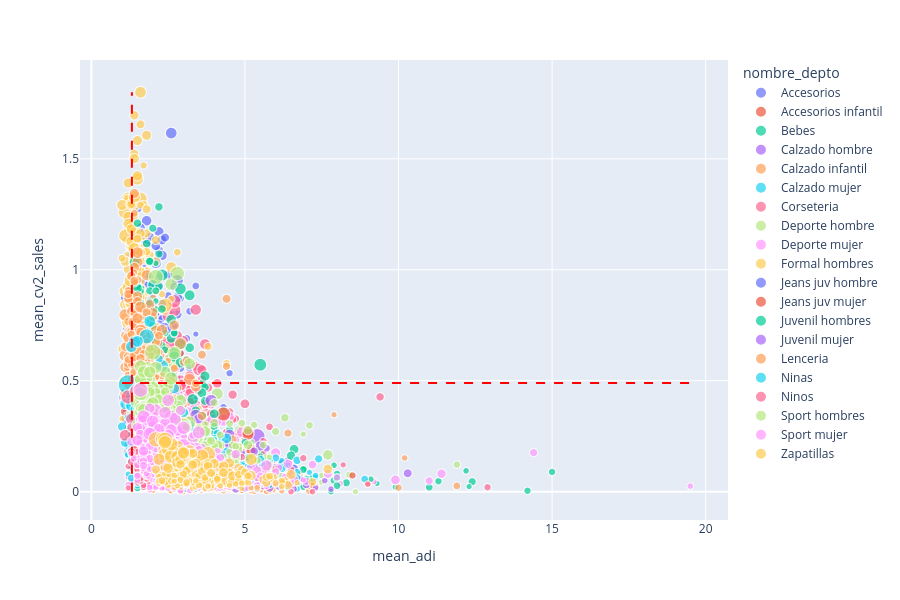

The notebook cell this image was saved under:
### Code cell
graph = demand_summary_by_category_store.query('ano_temporada == "2025" and nombre_temporada in ("Invierno")')[['nombre_depto',
                                                                                                        'nombre_linea',
                                                                                                        'nombre_sucursal',
                                                                                                        'mean_adi',
                                                                                                        'mean_sales',
                                                                                                        'total_units',
                                                                                                        'available_inventory_weeks',
                                                                                                        'mean_cv2_sales']].copy()

graph['total_units_pct'] = (graph['total_units'] / graph.groupby(['nombre_depto','nombre_linea'])['total_units'].transform('sum')).round(3)

graph = graph[graph['total_units_pct'] >= 0.005].copy()

import plotly.express as px

fig = px.scatter(
    graph,
    x='mean_adi',
    y='mean_cv2_sales',
    size='total_units_pct',
    color='nombre_depto',
    hover_data=['nombre_depto','nombre_linea','nombre_sucursal','mean_cv2_sales','total_units','available_inventory_weeks'],
    width=900,
    height=600,
)

# Límites de clasificación
adi_threshold = 1.32
cv2_threshold = 0.49

# Línea vertical (ADI)
fig.add_shape(
    type="line",
    x0=adi_threshold, x1=adi_threshold,
    y0=graph['mean_cv2_sales'].min(), y1=graph['mean_cv2_sales'].max(),
    line=dict(color="red", dash="dash")
)

# Línea horizontal (CV²)
fig.add_shape(
    type="line",
    x0=graph['mean_adi'].min(), x1=graph['mean_adi'].max(),
    y0=cv2_threshold, y1=cv2_threshold,
    line=dict(color="red", dash="dash")
)

# Mostrar gráfico
fig.show()

### Figure 1 — Plotly figure (JSON) as saved in the notebook; plotly's stock layout.template omitted (floating-point values rounded to 4 significant figures; data arrays with more than 128 entries replaced by an {"elided": "..."} marker saying what was removed)
{"data": [{"customdata": {"elided": "1504x5 mixed values"}, "hovertemplate": "nombre_depto=%{customdata[0]}<br>mean_adi=%{x}<br>mean_cv2_sales=%{y}<br>total_units_pct=%{marker.size}<br>nombre_linea=%{customdata[1]}<br>nombre_sucursal=%{customdata[2]}<br>total_units=%{customdata[3]}<br>available_inventory_weeks=%{customdata[4]}<extra></extra>", "legendgroup": "Accesorios", "marker": {"color": "#636efa", "size": {"elided": "1504 float values"}, "sizemode": "area", "sizeref": 0.0001325, "symbol": "circle"}, "mode": "markers", "name": "Accesorios", "showlegend": true, "type": "scattergl", "x": {"elided": "1504 float values"}, "xaxis": "x", "y": {"elided": "1504 float values"}, "yaxis": "y"}, {"customdata": {"elided": "192x5 mixed values"}, "hovertemplate": "nombre_depto=%{customdata[0]}<br>mean_adi=%{x}<br>mean_cv2_sales=%{y}<br>total_units_pct=%{marker.size}<br>nombre_linea=%{customdata[1]}<br>nombre_sucursal=%{customdata[2]}<br>total_units=%{customdata[3]}<br>available_inventory_weeks=%{customdata[4]}<extra></extra>", "legendgroup": "Accesorios infantil", "marker": {"color": "#EF553B", "size": {"elided": "192 float values"}, "sizemode": "area", "sizeref": 0.0001325, "symbol": "circle"}, "mode": "markers", "name": "Accesorios infantil", "showlegend": true, "type": "scattergl", "x": {"elided": "192 float values"}, "xaxis": "x", "y": {"elided": "192 float values"}, "yaxis": "y"}, {"customdata": {"elided": "894x5 mixed values"}, "hovertemplate": "nombre_depto=%{customdata[0]}<br>mean_adi=%{x}<br>mean_cv2_sales=%{y}<br>total_units_pct=%{marker.size}<br>nombre_linea=%{customdata[1]}<br>nombre_sucursal=%{customdata[2]}<br>total_units=%{customdata[3]}<br>available_inventory_weeks=%{customdata[4]}<extra></extra>", "legendgroup": "Bebes", "marker": {"color": "#00cc96", "size": {"elided": "894 float values"}, "sizemode": "area", "sizeref": 0.0001325, "symbol": "circle"}, "mode": "markers", "name": "Bebes", "showlegend": true, "type": "scattergl", "x": {"elided": "894 float values"}, "xaxis": "x", "y": {"elided": "894 float values"}, "yaxis": "y"}, {"customdata": {"elided": "278x5 mixed values"}, "hovertemplate": "nombre_depto=%{customdata[0]}<br>mean_adi=%{x}<br>mean_cv2_sales=%{y}<br>total_units_pct=%{marker.size}<br>nombre_linea=%{customdata[1]}<br>nombre_sucursal=%{customdata[2]}<br>total_units=%{customdata[3]}<br>available_inventory_weeks=%{customdata[4]}<extra></extra>", "legendgroup": "Calzado hombre", "marker": {"color": "#ab63fa", "size": {"elided": "278 float values"}, "sizemode": "area", "sizeref": 0.0001325, "symbol": "circle"}, "mode": "markers", "name": "Calzado hombre", "showlegend": true, "type": "scattergl", "x": {"elided": "278 float values"}, "xaxis": "x", "y": {"elided": "278 float values"}, "yaxis": "y"}, {"customdata": {"elided": "484x5 mixed values"}, "hovertemplate": "nombre_depto=%{customdata[0]}<br>mean_adi=%{x}<br>mean_cv2_sales=%{y}<br>total_units_pct=%{marker.size}<br>nombre_linea=%{customdata[1]}<br>nombre_sucursal=%{customdata[2]}<br>total_units=%{customdata[3]}<br>available_inventory_weeks=%{customdata[4]}<extra></extra>", "legendgroup": "Calzado infantil", "marker": {"color": "#FFA15A", "size": {"elided": "484 float values"}, "sizemode": "area", "sizeref": 0.0001325, "symbol": "circle"}, "mode": "markers", "name": "Calzado infantil", "showlegend": true, "type": "scattergl", "x": {"elided": "484 float values"}, "xaxis": "x", "y": {"elided": "484 float values"}, "yaxis": "y"}, {"customdata": {"elided": "407x5 mixed values"}, "hovertemplate": "nombre_depto=%{customdata[0]}<br>mean_adi=%{x}<br>mean_cv2_sales=%{y}<br>total_units_pct=%{marker.size}<br>nombre_linea=%{customdata[1]}<br>nombre_sucursal=%{customdata[2]}<br>total_units=%{customdata[3]}<br>available_inventory_weeks=%{customdata[4]}<extra></extra>", "legendgroup": "Calzado mujer", "marker": {"color": "#19d3f3", "size": {"elided": "407 float values"}, "sizemode": "area", "sizeref": 0.0001325, "symbol": "circle"}, "mode": "markers", "name": "Calzado mujer", "showlegend": true, "type": "scattergl", "x": {"elided": "407 float values"}, "xaxis": "x", "y": {"elided": "407 float values"}, "yaxis": "y"}, {"customdata": {"elided": "502x5 mixed values"}, "hovertemplate": "nombre_depto=%{customdata[0]}<br>mean_adi=%{x}<br>mean_cv2_sales=%{y}<br>total_units_pct=%{marker.size}<br>nombre_linea=%{customdata[1]}<br>nombre_sucursal=%{customdata[2]}<br>total_units=%{customdata[3]}<br>available_inventory_weeks=%{customdata[4]}<extra></extra>", "legendgroup": "Corseteria", "marker": {"color": "#FF6692", "size": {"elided": "502 float values"}, "sizemode": "area", "sizeref": 0.0001325, "symbol": "circle"}, "mode": "markers", "name": "Corseteria", "showlegend": true, "type": "scattergl", "x": {"elided": "502 float values"}, "xaxis": "x", "y": {"elided": "502 float values"}, "yaxis": "y"}, {"customdata": {"elided": "700x5 mixed values"}, "hovertemplate": "nombre_depto=%{customdata[0]}<br>mean_adi=%{x}<br>mean_cv2_sales=%{y}<br>total_units_pct=%{marker.size}<br>nombre_linea=%{customdata[1]}<br>nombre_sucursal=%{customdata[2]}<br>total_units=%{customdata[3]}<br>available_inventory_weeks=%{customdata[4]}<extra></extra>", "legendgroup": "Deporte hombre", "marker": {"color": "#B6E880", "size": {"elided": "700 float values"}, "sizemode": "area", "sizeref": 0.0001325, "symbol": "circle"}, "mode": "markers", "name": "Deporte hombre", "showlegend": true, "type": "scattergl", "x": {"elided": "700 float values"}, "xaxis": "x", "y": {"elided": "700 float values"}, "yaxis": "y"}, {"customdata": {"elided": "880x5 mixed values"}, "hovertemplate": "nombre_depto=%{customdata[0]}<br>mean_adi=%{x}<br>mean_cv2_sales=%{y}<br>total_units_pct=%{marker.size}<br>nombre_linea=%{customdata[1]}<br>nombre_sucursal=%{customdata[2]}<br>total_units=%{customdata[3]}<br>available_inventory_weeks=%{customdata[4]}<extra></extra>", "legendgroup": "Deporte mujer", "marker": {"color": "#FF97FF", "size": {"elided": "880 float values"}, "sizemode": "area", "sizeref": 0.0001325, "symbol": "circle"}, "mode": "markers", "name": "Deporte mujer", "showlegend": true, "type": "scattergl", "x": {"elided": "880 float values"}, "xaxis": "x", "y": {"elided": "880 float values"}, "yaxis": "y"}, {"customdata": {"elided": "988x5 mixed values"}, "hovertemplate": "nombre_depto=%{customdata[0]}<br>mean_adi=%{x}<br>mean_cv2_sales=%{y}<br>total_units_pct=%{marker.size}<br>nombre_linea=%{customdata[1]}<br>nombre_sucursal=%{customdata[2]}<br>total_units=%{customdata[3]}<br>available_inventory_weeks=%{customdata[4]}<extra></extra>", "legendgroup": "Formal hombres", "marker": {"color": "#FECB52", "size": {"elided": "988 float values"}, "sizemode": "area", "sizeref": 0.0001325, "symbol": "circle"}, "mode": "markers", "name": "Formal hombres", "showlegend": true, "type": "scattergl", "x": {"elided": "988 float values"}, "xaxis": "x", "y": {"elided": "988 float values"}, "yaxis": "y"}, {"customdata": {"elided": "102x5 mixed values"}, "hovertemplate": "nombre_depto=%{customdata[0]}<br>mean_adi=%{x}<br>mean_cv2_sales=%{y}<br>total_units_pct=%{marker.size}<br>nombre_linea=%{customdata[1]}<br>nombre_sucursal=%{customdata[2]}<br>total_units=%{customdata[3]}<br>available_inventory_weeks=%{customdata[4]}<extra></extra>", "legendgroup": "Jeans juv hombre", "marker": {"color": "#636efa", "size": [0.012, 0.01, 0.009, 0.014, 0.011, 0.009, 0.014, 0.011, 0.008, 0.018, 0.01, 0.007, 0.013, 0.017, 0.007, 0.009, 0.01, 0.007, 0.017, 0.006, 0.005, 0.01, 0.011, 0.005, 0.007, 0.011, 0.006, 0.009, 0.008, 0.009, 0.009, 0.009, 0.005, 0.008, 0.007, 0.005, 0.007, 0.013, 0.01, 0.006, 0.007, 0.011, 0.008, 0.008, 0.009, 0.009, 0.013, 0.015, 0.011, 0.008, 0.005, 0.008, 0.005, 0.006, 0.011, 0.008, 0.011, 0.007, 0.005, 0.009, 0.015, 0.011, 0.01, 0.005, 0.007, 0.005, 0.013, 0.012, 0.01, 0.013, 0.013, 0.021, 0.009, 0.006, 0.005, 0.01, 0.008, 0.005, 0.011, 0.006, 0.008, 0.008, 0.009, 0.009, 0.01, 0.014, 0.011, 0.014, 0.01, 0.018, 0.008, 0.012, 0.011, 0.015, 0.005, 0.01, 0.018, 0.013, 0.015, 0.007, 0.005, 0.013], "sizemode": "area", "sizeref": 0.0001325, "symbol": "circle"}, "mode": "markers", "name": "Jeans juv hombre", "showlegend": true, "type": "scattergl", "x": [3.6, 4.7, 3.8, 3.8, 3.6, 3.9, 3.8, 3.8, 4.2, 3.4, 4.3, 4.3, 3.2, 3.7, 4.7, 3.9, 6.6, 4.5, 3.1, 5.4, 3.7, 3.3, 6.2, 3.9, 5.0, 3.6, 5.4, 4.0, 3.9, 4.2, 3.4, 3.5, 4.6, 5.6, 4.9, 5.7, 3.9, 3.1, 4.7, 4.7, 3.8, 4.0, 3.6, 3.7, 4.6, 5.2, 3.8, 2.8, 3.9, 5.5, 4.0, 4.3, 4.5, 3.1, 4.0, 4.0, 3.1, 4.9, 4.7, 4.1, 3.1, 4.2, 3.9, 4.3, 4.7, 3.9, 3.4, 3.5, 4.2, 4.1, 3.6, 2.4, 3.9, 4.5, 5.6, 4.0, 3.7, 4.1, 4.1, 6.2, 5.4, 4.1, 3.7, 4.1, 4.9, 3.7, 4.4, 3.3, 3.5, 3.2, 4.6, 4.0, 4.0, 2.8, 5.1, 4.1, 3.0, 3.4, 3.0, 3.8, 4.4, 3.5], "xaxis": "x", "y": [0.156, 0.106, 0.112, 0.187, 0.144, 0.105, 0.153, 0.127, 0.114, 0.25, 0.125, 0.098, 0.172, 0.211, 0.057, 0.091, 0.105, 0.127, 0.205, 0.053, 0.119, 0.142, 0.127, 0.07, 0.103, 0.171, 0.071, 0.133, 0.136, 0.113, 0.124, 0.118, 0.057, 0.058, 0.077, 0.069, 0.09, 0.186, 0.126, 0.072, 0.115, 0.12, 0.113, 0.123, 0.143, 0.124, 0.18, 0.159, 0.127, 0.091, 0.042, 0.114, 0.057, 0.076, 0.138, 0.111, 0.153, 0.09, 0.06, 0.133, 0.192, 0.156, 0.145, 0.047, 0.101, 0.071, 0.169, 0.182, 0.119, 0.143, 0.143, 0.251, 0.127, 0.077, 0.04, 0.126, 0.115, 0.074, 0.133, 0.071, 0.081, 0.097, 0.095, 0.106, 0.12, 0.19, 0.164, 0.193, 0.144, 0.225, 0.077, 0.13, 0.156, 0.218, 0.066, 0.145, 0.21, 0.169, 0.19, 0.118, 0.062, 0.152], "yaxis": "y"}, {"customdata": {"elided": "102x5 mixed values"}, "hovertemplate": "nombre_depto=%{customdata[0]}<br>mean_adi=%{x}<br>mean_cv2_sales=%{y}<br>total_units_pct=%{marker.size}<br>nombre_linea=%{customdata[1]}<br>nombre_sucursal=%{customdata[2]}<br>total_units=%{customdata[3]}<br>available_inventory_weeks=%{customdata[4]}<extra></extra>", "legendgroup": "Jeans juv mujer", "marker": {"color": "#EF553B", "size": [0.009, 0.006, 0.006, 0.013, 0.009, 0.007, 0.023, 0.009, 0.007, 0.008, 0.008, 0.008, 0.014, 0.008, 0.02, 0.008, 0.008, 0.008, 0.019, 0.012, 0.011, 0.008, 0.01, 0.006, 0.005, 0.008, 0.01, 0.005, 0.012, 0.008, 0.018, 0.008, 0.006, 0.005, 0.005, 0.008, 0.006, 0.008, 0.014, 0.016, 0.006, 0.007, 0.008, 0.01, 0.008, 0.012, 0.008, 0.009, 0.019, 0.009, 0.009, 0.007, 0.007, 0.005, 0.01, 0.013, 0.01, 0.009, 0.005, 0.005, 0.007, 0.013, 0.01, 0.009, 0.006, 0.006, 0.011, 0.012, 0.012, 0.012, 0.009, 0.012, 0.017, 0.006, 0.005, 0.006, 0.011, 0.007, 0.007, 0.011, 0.008, 0.007, 0.007, 0.007, 0.008, 0.009, 0.011, 0.009, 0.02, 0.01, 0.027, 0.011, 0.008, 0.01, 0.014, 0.006, 0.01, 0.017, 0.01, 0.015, 0.006, 0.01], "sizemode": "area", "sizeref": 0.0001325, "symbol": "circle"}, "mode": "markers", "name": "Jeans juv mujer", "showlegend": true, "type": "scattergl", "x": [4.2, 5.1, 4.8, 4.8, 3.6, 3.6, 4.6, 4.0, 4.3, 4.4, 5.7, 4.5, 5.2, 4.9, 5.1, 4.6, 5.2, 6.3, 5.1, 4.6, 5.2, 4.9, 3.8, 3.9, 4.5, 4.2, 3.8, 4.5, 4.0, 4.7, 4.5, 4.4, 6.6, 4.4, 7.2, 5.1, 5.1, 4.1, 5.2, 4.1, 3.6, 4.0, 4.5, 3.5, 3.9, 4.2, 5.3, 3.8, 3.6, 4.4, 4.5, 4.3, 4.1, 5.8, 3.3, 3.9, 4.8, 3.7, 4.3, 5.2, 8.5, 5.4, 6.2, 4.7, 4.8, 4.6, 3.9, 3.5, 5.8, 4.6, 5.0, 3.6, 3.5, 4.8, 5.6, 5.2, 3.6, 4.8, 5.7, 4.6, 5.0, 5.7, 4.7, 4.4, 4.7, 4.5, 3.7, 4.6, 5.1, 5.2, 4.3, 4.9, 4.8, 5.5, 4.5, 4.3, 3.6, 4.0, 4.6, 4.7, 4.4, 6.0], "xaxis": "x", "y": [0.081, 0.039, 0.037, 0.096, 0.069, 0.05, 0.164, 0.069, 0.023, 0.043, 0.054, 0.04, 0.191, 0.048, 0.27, 0.073, 0.033, 0.065, 0.155, 0.123, 0.166, 0.055, 0.066, 0.038, 0.027, 0.057, 0.083, 0.022, 0.082, 0.063, 0.125, 0.031, 0.027, 0.023, 0.028, 0.032, 0.03, 0.039, 0.181, 0.198, 0.043, 0.04, 0.049, 0.061, 0.067, 0.089, 0.075, 0.089, 0.236, 0.078, 0.071, 0.033, 0.057, 0.02, 0.062, 0.107, 0.073, 0.078, 0.03, 0.028, 0.073, 0.151, 0.06, 0.047, 0.023, 0.037, 0.08, 0.113, 0.118, 0.09, 0.095, 0.133, 0.161, 0.031, 0.021, 0.02, 0.119, 0.028, 0.054, 0.068, 0.05, 0.038, 0.032, 0.031, 0.042, 0.062, 0.062, 0.075, 0.26, 0.065, 0.35, 0.073, 0.058, 0.078, 0.151, 0.044, 0.09, 0.172, 0.063, 0.126, 0.033, 0.084], "yaxis": "y"}, {"customdata": {"elided": "1203x5 mixed values"}, "hovertemplate": "nombre_depto=%{customdata[0]}<br>mean_adi=%{x}<br>mean_cv2_sales=%{y}<br>total_units_pct=%{marker.size}<br>nombre_linea=%{customdata[1]}<br>nombre_sucursal=%{customdata[2]}<br>total_units=%{customdata[3]}<br>available_inventory_weeks=%{customdata[4]}<extra></extra>", "legendgroup": "Juvenil hombres", "marker": {"color": "#00cc96", "size": {"elided": "1203 float values"}, "sizemode": "area", "sizeref": 0.0001325, "symbol": "circle"}, "mode": "markers", "name": "Juvenil hombres", "showlegend": true, "type": "scattergl", "x": {"elided": "1203 float values"}, "xaxis": "x", "y": {"elided": "1203 float values"}, "yaxis": "y"}, {"customdata": {"elided": "1305x5 mixed values"}, "hovertemplate": "nombre_depto=%{customdata[0]}<br>mean_adi=%{x}<br>mean_cv2_sales=%{y}<br>total_units_pct=%{marker.size}<br>nombre_linea=%{customdata[1]}<br>nombre_sucursal=%{customdata[2]}<br>total_units=%{customdata[3]}<br>available_inventory_weeks=%{customdata[4]}<extra></extra>", "legendgroup": "Juvenil mujer", "marker": {"color": "#ab63fa", "size": {"elided": "1305 float values"}, "sizemode": "area", "sizeref": 0.0001325, "symbol": "circle"}, "mode": "markers", "name": "Juvenil mujer", "showlegend": true, "type": "scattergl", "x": {"elided": "1305 float values"}, "xaxis": "x", "y": {"elided": "1305 float values"}, "yaxis": "y"}, {"customdata": {"elided": "998x5 mixed values"}, "hovertemplate": "nombre_depto=%{customdata[0]}<br>mean_adi=%{x}<br>mean_cv2_sales=%{y}<br>total_units_pct=%{marker.size}<br>nombre_linea=%{customdata[1]}<br>nombre_sucursal=%{customdata[2]}<br>total_units=%{customdata[3]}<br>available_inventory_weeks=%{customdata[4]}<extra></extra>", "legendgroup": "Lenceria", "marker": {"color": "#FFA15A", "size": {"elided": "998 float values"}, "sizemode": "area", "sizeref": 0.0001325, "symbol": "circle"}, "mode": "markers", "name": "Lenceria", "showlegend": true, "type": "scattergl", "x": {"elided": "998 float values"}, "xaxis": "x", "y": {"elided": "998 float values"}, "yaxis": "y"}, {"customdata": {"elided": "1087x5 mixed values"}, "hovertemplate": "nombre_depto=%{customdata[0]}<br>mean_adi=%{x}<br>mean_cv2_sales=%{y}<br>total_units_pct=%{marker.size}<br>nombre_linea=%{customdata[1]}<br>nombre_sucursal=%{customdata[2]}<br>total_units=%{customdata[3]}<br>available_inventory_weeks=%{customdata[4]}<extra></extra>", "legendgroup": "Ninas", "marker": {"color": "#19d3f3", "size": {"elided": "1087 float values"}, "sizemode": "area", "sizeref": 0.0001325, "symbol": "circle"}, "mode": "markers", "name": "Ninas", "showlegend": true, "type": "scattergl", "x": {"elided": "1087 float values"}, "xaxis": "x", "y": {"elided": "1087 float values"}, "yaxis": "y"}, {"customdata": {"elided": "806x5 mixed values"}, "hovertemplate": "nombre_depto=%{customdata[0]}<br>mean_adi=%{x}<br>mean_cv2_sales=%{y}<br>total_units_pct=%{marker.size}<br>nombre_linea=%{customdata[1]}<br>nombre_sucursal=%{customdata[2]}<br>total_units=%{customdata[3]}<br>available_inventory_weeks=%{customdata[4]}<extra></extra>", "legendgroup": "Ninos", "marker": {"color": "#FF6692", "size": {"elided": "806 float values"}, "sizemode": "area", "sizeref": 0.0001325, "symbol": "circle"}, "mode": "markers", "name": "Ninos", "showlegend": true, "type": "scattergl", "x": {"elided": "806 float values"}, "xaxis": "x", "y": {"elided": "806 float values"}, "yaxis": "y"}, {"customdata": {"elided": "729x5 mixed values"}, "hovertemplate": "nombre_depto=%{customdata[0]}<br>mean_adi=%{x}<br>mean_cv2_sales=%{y}<br>total_units_pct=%{marker.size}<br>nombre_linea=%{customdata[1]}<br>nombre_sucursal=%{customdata[2]}<br>total_units=%{customdata[3]}<br>available_inventory_weeks=%{customdata[4]}<extra></extra>", "legendgroup": "Sport hombres", "marker": {"color": "#B6E880", "size": {"elided": "729 float values"}, "sizemode": "area", "sizeref": 0.0001325, "symbol": "circle"}, "mode": "markers", "name": "Sport hombres", "showlegend": true, "type": "scattergl", "x": {"elided": "729 float values"}, "xaxis": "x", "y": {"elided": "729 float values"}, "yaxis": "y"}, {"customdata": {"elided": "1013x5 mixed values"}, "hovertemplate": "nombre_depto=%{customdata[0]}<br>mean_adi=%{x}<br>mean_cv2_sales=%{y}<br>total_units_pct=%{marker.size}<br>nombre_linea=%{customdata[1]}<br>nombre_sucursal=%{customdata[2]}<br>total_units=%{customdata[3]}<br>available_inventory_weeks=%{customdata[4]}<extra></extra>", "legendgroup": "Sport mujer", "marker": {"color": "#FF97FF", "size": {"elided": "1013 float values"}, "sizemode": "area", "sizeref": 0.0001325, "symbol": "circle"}, "mode": "markers", "name": "Sport mujer", "showlegend": true, "type": "scattergl", "x": {"elided": "1013 float values"}, "xaxis": "x", "y": {"elided": "1013 float values"}, "yaxis": "y"}, {"customdata": {"elided": "247x5 mixed values"}, "hovertemplate": "nombre_depto=%{customdata[0]}<br>mean_adi=%{x}<br>mean_cv2_sales=%{y}<br>total_units_pct=%{marker.size}<br>nombre_linea=%{customdata[1]}<br>nombre_sucursal=%{customdata[2]}<br>total_units=%{customdata[3]}<br>available_inventory_weeks=%{customdata[4]}<extra></extra>", "legendgroup": "Zapatillas", "marker": {"color": "#FECB52", "size": {"elided": "247 float values"}, "sizemode": "area", "sizeref": 0.0001325, "symbol": "circle"}, "mode": "markers", "name": "Zapatillas", "showlegend": true, "type": "scattergl", "x": {"elided": "247 float values"}, "xaxis": "x", "y": {"elided": "247 float values"}, "yaxis": "y"}], "layout": {"height": 600, "legend": {"itemsizing": "constant", "title": {"text": "nombre_depto"}, "tracegroupgap": 0}, "margin": {"t": 60}, "shapes": [{"line": {"color": "red", "dash": "dash"}, "type": "line", "x0": 1.32, "x1": 1.32, "y0": 0, "y1": 1.8}, {"line": {"color": "red", "dash": "dash"}, "type": "line", "x0": 1, "x1": 19.5, "y0": 0.49, "y1": 0.49}], "width": 900, "xaxis": {"anchor": "y", "domain": [0, 1], "title": {"text": "mean_adi"}}, "yaxis": {"anchor": "x", "domain": [0, 1], "title": {"text": "mean_cv2_sales"}}}}
